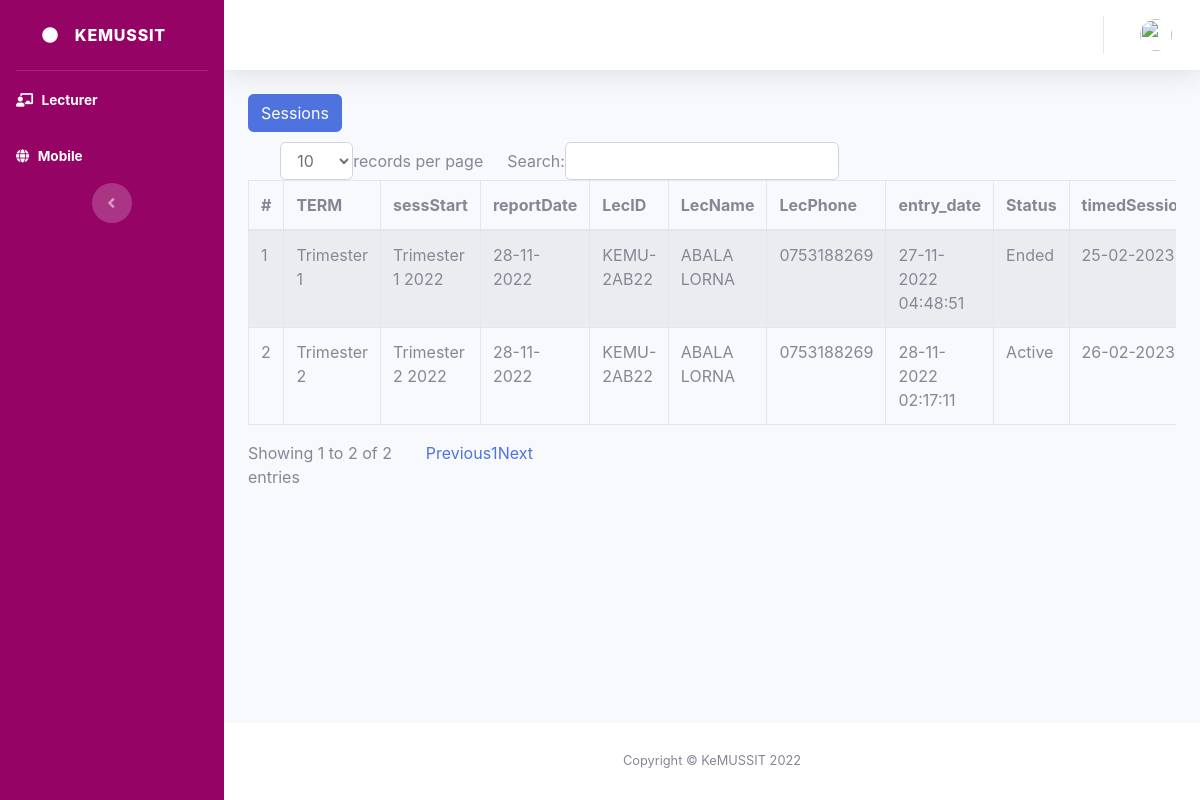
/admin_web/sess.php, run on the app's committed database.
### tables this page shows
CREATE TABLE `session` (
  `id` int(11) NOT NULL,
  `term` varchar(50) DEFAULT NULL,
  `year` varchar(10) DEFAULT NULL,
  `report` varchar(50) DEFAULT NULL,
  `status` float DEFAULT 0,
  `entry_date` varchar(50) DEFAULT NULL,
  `lec_id` varchar(50) DEFAULT NULL,
  `lec_name` varchar(50) DEFAULT NULL,
  `lec_phone` varchar(50) DEFAULT NULL,
  `ended` float DEFAULT 0,
  `ending` varchar(50) DEFAULT NULL,
  `lec_ide` varchar(50) DEFAULT NULL,
  `lec_namee` varchar(50) DEFAULT NULL,
  `lec_phonee` varchar(50) DEFAULT NULL,
  `end_date` varchar(50) DEFAULT NULL
);

### admin_web/sess.php (the view, shortened to what this page needs)
<?php
include 'database/connection.php';
include('header.php');
?>
<div class="dropdown" style="float: left;">
    <button class="btn btn-primary btn-xs" type="button"
        data-toggle="dropdown">Sessions</button>
</div><br>
                    <div class="row">
                        <div class="col-md-12">
                            <div class="panel panel-default">
                                <div class="panel-body">
                                    <div class="table-responsive">
                                        <table class="table table-striped table-bordered table-hover"
                                            id="dataTables-example">
                                    <thead>
                                        <tr>
                                            <th>#</th>
                                            <th>TERM</th>
                                            <th>sessStart</th>
                                            <th>reportDate</th>
                                            <th>LecID</th>
                                            <th>LecName</th>
                                            <th>LecPhone</th>
                                            <th>entry_date</th>
                                            <th>Status</th>
                                            <th>timedSessionEnding</th>
                                        </tr>
                                    </thead>
                                    <tbody>
                                            <?php
                                                $query_run = mysqli_query($con, "SELECT * FROM session");
                                                $i = 1;
                                                if (mysqli_num_rows($query_run) > 0) {
                                                    while ($row = mysqli_fetch_assoc($query_run)) {
                                                ?>
                                                <tr>
                                                    <td><?php echo $i; ?></td>
                                                    <td><?php echo $row['term']; ?></td>
                                                    <td><?php echo $row['term'].' '.$row['year']; ?></td>
                                                    <td><?php echo $row['report']; ?></td>
                                                    <td><?php echo $row['lec_id']; ?></td>
                                                    <td><?php echo $row['lec_name']; ?></td>
                                                    <td><?php echo $row['lec_phone']; ?></td>
                                                    <td><?php echo $row['entry_date']; ?></td>
                                                    <td><?php if($row['ended']==0){echo 'Active';}else{echo 'Ended';}; ?></td>
                                                    <td><?php echo $row['ending']; ?></td>
                                                </tr>
                                                <?php $i = $i + 1;
                                                    }
                                                } ?>
                                            </tbody>
                                        </table>
                                    </div>
                                </div>
                            </div>
                        </div>
                    </div>
                    <?php
include('footer.php');
?>

### data on the page
session: term "Trimester 1", year "2022", report "28-11-2022", lec "KEMU-2AB22", lec_name "ABALA LORNA", lec_phone "0753188269", entry_date "27-11-2022 04:48:51", ended "Ended", ending "25-02-2023"
session: term "Trimester 2", year "2022", report "28-11-2022", lec "KEMU-2AB22", lec_name "ABALA LORNA", lec_phone "0753188269", entry_date "28-11-2022 02:17:11", ended "Active", ending "26-02-2023"
